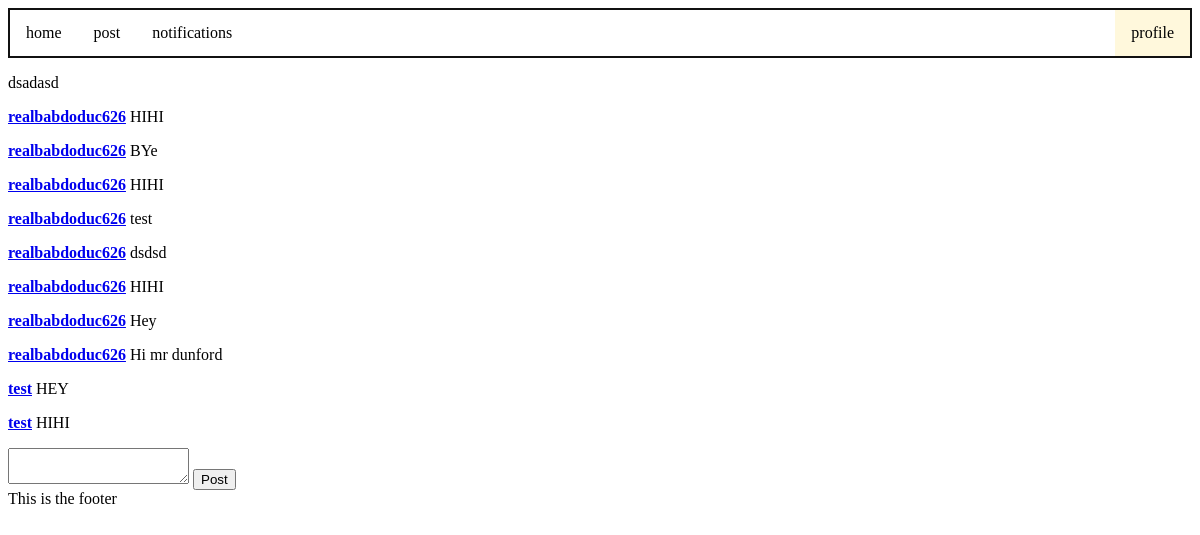
The app's page /comment/50 (signed in), older data.
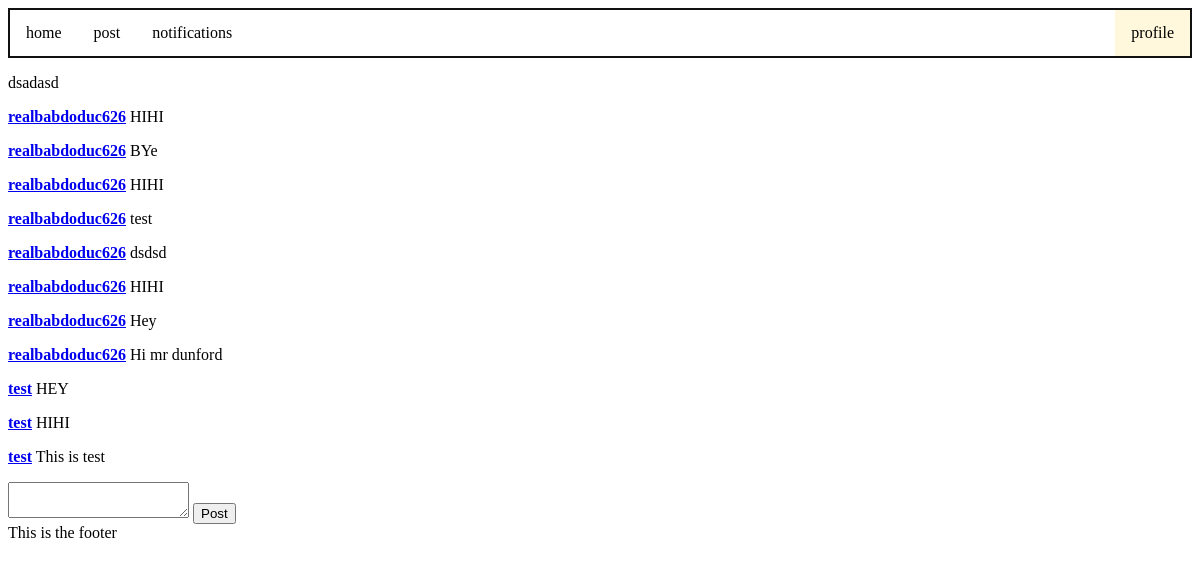
The same page, newer data.
### models.py (models this page shows)
class Comment(db.Model):
    __tablename__ = 'Comment'
    id = db.Column(db.Integer, primary_key=True)
    Post_id = db.Column(db.Integer, db.ForeignKey('Post.id'), nullable = False)
    User_id = db.Column(db.Integer, db.ForeignKey('User.id'), nullable = False)
    comment = db.Column(db.Text, nullable = False)
    user = db.relationship('Post', back_populates='posts')
    post = db.relationship('User', back_populates='users')

class User(db.Model):
    __tablename__ = 'User'
    id = db.Column(db.Integer, primary_key=True)
    username = db.Column(db.Text)
    email = db.Column(db.Text)
    password = db.Column(db.Text)
    user_post = db.relationship('Post', back_populates='post_user')
    notifications_user = db.relationship('Notification', back_populates='users_notification')
    users = db.relationship('Comment', back_populates='post')

### main.py (the view, shortened to what this page needs)
@app.route('/comment/<int:id>', methods=['GET', 'POST'])
def comment(id):
    form = Comment()
    post_info = db.session.query(models.Post).filter_by(id = id).first()
    user_info = db.session.query(models.User).filter_by(id = session['logged_in_user']).first()
    comments = db.session.query(models.Comment).filter_by(Post_id = id).all()
    if g.logged_in_user == None:
        return redirect(url_for('user'))
    elif request.method == 'GET':# display all the comments in the post
        if comments == Null:
            return render_template('comment.html', form=form, post_info=post_info)
        else:
            return render_template('comment.html', form=form, comments=comments, post_info=post_info)

### forms.py
class Comment(FlaskForm):
    comment = TextAreaField('Write your comment or reply here', validators=[DataRequired()])

### main.py (called while the page is built)
@app.before_request
def before_request():
    g.logged_in_user = None
    if 'logged_in_user' in session:
        g.logged_in_user = session['logged_in_user']

### templates/comment.html (shortened to what this page needs)
{% extends 'layout.html' %}
{% block content %}
<p>{{ post_info.discussion }}</p>
{% for comment in comments %}
    <p><a href="/profile/{{comment.post.id}}"><strong>{{comment.post.username}}</strong></a> {{ comment.comment }}</p>
{% endfor %}
<form method="POST" enctype="multipart/form-data">
    {{ form.comment }}
    <input type="submit" value="Post">
</form>
{% endblock %}

Row changes from the older to the newer data that the page shows:
added Comment: post.username "test", comment "This is test"
